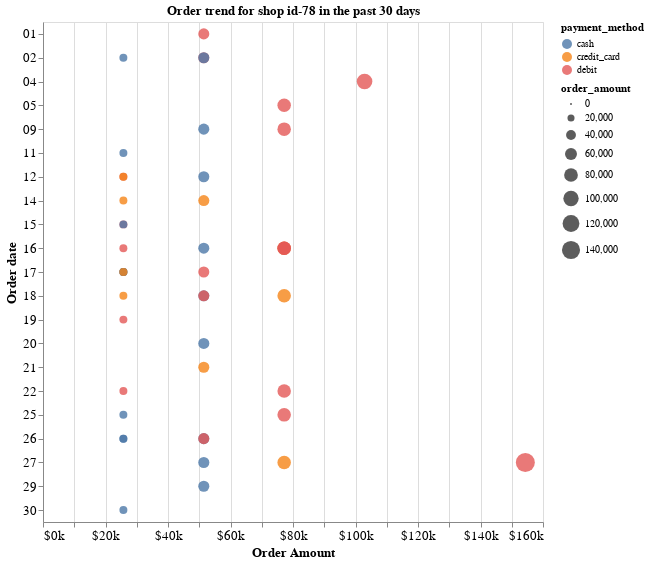

Write notebook code for a chart like this one.
### Code cell
# Plot order trends from above data over 30 days
shopify_orders_by_date_plot = (alt.Chart(shopify_dataset_outlier_price, title='Order trend for shop id-78 in the past 30 days')
                                  .encode(
                                          x=alt.X('order_amount', title='Order Amount',
                                                  axis=alt.Axis(format='$~s')),
                                          y=alt.Y('date(order_date):O',
                                                   title='Order date'),
                                          color=alt.Color('payment_method:O', scale=alt.Scale(scheme='tableau10')),
                                          size='order_amount'
                                          ).mark_circle(opacity=0.8)
                                           .properties(height=500,
                                                       width=500)
                                           .configure_axis(
                                                        labelFontSize=13,
                                                        titleFontSize=13
                                                    )
                           )

shopify_orders_by_date_plot

### Figure 1 — Vega-Lite specification as saved in the notebook (floating-point values rounded to 4 significant figures)
{"config": {"view": {"continuousWidth": 400, "continuousHeight": 300}, "axis": {"labelFontSize": 13, "titleFontSize": 13}}, "data": {"name": "data-fc93640d3c10c7f368791aacfcc4fa1e"}, "mark": {"type": "circle", "opacity": 0.8}, "encoding": {"color": {"type": "ordinal", "field": "payment_method", "scale": {"scheme": "tableau10"}}, "size": {"type": "quantitative", "field": "order_amount"}, "x": {"type": "quantitative", "axis": {"format": "$~s"}, "field": "order_amount", "title": "Order Amount"}, "y": {"type": "ordinal", "field": "order_date", "timeUnit": "date", "title": "Order date"}}, "height": 500, "title": "Order trend for shop id-78 in the past 30 days", "width": 500, "$schema": "https://vega.github.io/schema/vega-lite/v4.8.1.json", "datasets": {"data-fc93640d3c10c7f368791aacfcc4fa1e": [{"order_id": 2496, "shop_id": 78, "user_id": 707, "order_amount": 51450, "total_items": 2, "payment_method": "cash", "created_at": "2017-03-26 4:38:52", "order_date": "2017-03-26T00:00:00", "price_per_item": 25720.0}, {"order_id": 2453, "shop_id": 78, "user_id": 709, "order_amount": 51450, "total_items": 2, "payment_method": "cash", "created_at": "2017-03-27 11:04:04", "order_date": "2017-03-27T00:00:00", "price_per_item": 25720.0}, {"order_id": 2923, "shop_id": 78, "user_id": 740, "order_amount": 25725, "total_items": 1, "payment_method": "debit", "created_at": "2017-03-12 20:10:58", "order_date": "2017-03-12T00:00:00", "price_per_item": 25720.0}, {"order_id": 3152, "shop_id": 78, "user_id": 745, "order_amount": 25725, "total_items": 1, "payment_method": "credit_card", "created_at": "2017-03-18 13:13:07", "order_date": "2017-03-18T00:00:00", "price_per_item": 25720.0}, {"order_id": 4413, "shop_id": 78, "user_id": 756, "order_amount": 51450, "total_items": 2, "payment_method": "debit", "created_at": "2017-03-02 4:13:39", "order_date": "2017-03-02T00:00:00", "price_per_item": 25720.0}, {"order_id": 618, "shop_id": 78, "user_id": 760, "order_amount": 51450, "total_items": 2, "payment_method": "cash", "created_at": "2017-03-18 11:18:42", "order_date": "2017-03-18T00:00:00", "price_per_item": 25720.0}, {"order_id": 3725, "shop_id": 78, "user_id": 766, "order_amount": 77175, "total_items": 3, "payment_method": "credit_card", "created_at": "2017-03-16 14:13:26", "order_date": "2017-03-16T00:00:00", "price_per_item": 25720.0}, {"order_id": 1260, "shop_id": 78, "user_id": 775, "order_amount": 77175, "total_items": 3, "payment_method": "credit_card", "created_at": "2017-03-27 9:27:20", "order_date": "2017-03-27T00:00:00", "price_per_item": 25720.0}, {"order_id": 4193, "shop_id": 78, "user_id": 787, "order_amount": 77175, "total_items": 3, "payment_method": "credit_card", "created_at": "2017-03-18 9:25:32", "order_date": "2017-03-18T00:00:00", "price_per_item": 25720.0}, {"order_id": 1057, "shop_id": 78, "user_id": 800, "order_amount": 25725, "total_items": 1, "payment_method": "debit", "created_at": "2017-03-15 10:16:45", "order_date": "2017-03-15T00:00:00", "price_per_item": 25720.0}, {"order_id": 1530, "shop_id": 78, "user_id": 810, "order_amount": 51450, "total_items": 2, "payment_method": "cash", "created_at": "2017-03-29 7:12:01", "order_date": "2017-03-29T00:00:00", "price_per_item": 25720.0}, {"order_id": 1453, "shop_id": 78, "user_id": 812, "order_amount": 25725, "total_items": 1, "payment_method": "credit_card", "created_at": "2017-03-17 18:09:54", "order_date": "2017-03-17T00:00:00", "price_per_item": 25720.0}, {"order_id": 2822, "shop_id": 78, "user_id": 814, "order_amount": 51450, "total_items": 2, "payment_method": "cash", "created_at": "2017-03-02 17:13:25", "order_date": "2017-03-02T00:00:00", "price_per_item": 25720.0}, {"order_id": 2907, "shop_id": 78, "user_id": 817, "order_amount": 77175, "total_items": 3, "payment_method": "debit", "created_at": "2017-03-16 3:45:46", "order_date": "2017-03-16T00:00:00", "price_per_item": 25720.0}, {"order_id": 4716, "shop_id": 78, "user_id": 818, "order_amount": 77175, "total_items": 3, "payment_method": "debit", "created_at": "2017-03-05 5:10:44", "order_date": "2017-03-05T00:00:00", "price_per_item": 25720.0}, {"order_id": 4919, "shop_id": 78, "user_id": 823, "order_amount": 25725, "total_items": 1, "payment_method": "cash", "created_at": "2017-03-15 13:26:46", "order_date": "2017-03-15T00:00:00", "price_per_item": 25720.0}, {"order_id": 3706, "shop_id": 78, "user_id": 828, "order_amount": 51450, "total_items": 2, "payment_method": "credit_card", "created_at": "2017-03-14 20:43:15", "order_date": "2017-03-14T00:00:00", "price_per_item": 25720.0}, {"order_id": 2493, "shop_id": 78, "user_id": 834, "order_amount": 102900, "total_items": 4, "payment_method": "debit", "created_at": "2017-03-04 4:37:34", "order_date": "2017-03-04T00:00:00", "price_per_item": 25720.0}, {"order_id": 4041, "shop_id": 78, "user_id": 852, "order_amount": 25725, "total_items": 1, "payment_method": "cash", "created_at": "2017-03-02 14:31:12", "order_date": "2017-03-02T00:00:00", "price_per_item": 25720.0}, {"order_id": 2271, "shop_id": 78, "user_id": 855, "order_amount": 25725, "total_items": 1, "payment_method": "credit_card", "created_at": "2017-03-14 23:58:22", "order_date": "2017-03-14T00:00:00", "price_per_item": 25720.0}, {"order_id": 3102, "shop_id": 78, "user_id": 855, "order_amount": 51450, "total_items": 2, "payment_method": "credit_card", "created_at": "2017-03-21 5:10:34", "order_date": "2017-03-21T00:00:00", "price_per_item": 25720.0}, {"order_id": 2549, "shop_id": 78, "user_id": 861, "order_amount": 25725, "total_items": 1, "payment_method": "cash", "created_at": "2017-03-17 19:36:00", "order_date": "2017-03-17T00:00:00", "price_per_item": 25720.0}, {"order_id": 4506, "shop_id": 78, "user_id": 866, "order_amount": 25725, "total_items": 1, "payment_method": "debit", "created_at": "2017-03-22 22:06:01", "order_date": "2017-03-22T00:00:00", "price_per_item": 25720.0}, {"order_id": 1385, "shop_id": 78, "user_id": 867, "order_amount": 25725, "total_items": 1, "payment_method": "cash", "created_at": "2017-03-17 16:38:06", "order_date": "2017-03-17T00:00:00", "price_per_item": 25720.0}, {"order_id": 2819, "shop_id": 78, "user_id": 869, "order_amount": 51450, "total_items": 2, "payment_method": "debit", "created_at": "2017-03-17 6:25:51", "order_date": "2017-03-17T00:00:00", "price_per_item": 25720.0}, {"order_id": 692, "shop_id": 78, "user_id": 878, "order_amount": 154350, "total_items": 6, "payment_method": "debit", "created_at": "2017-03-27 22:51:43", "order_date": "2017-03-27T00:00:00", "price_per_item": 25720.0}, {"order_id": 3781, "shop_id": 78, "user_id": 889, "order_amount": 25725, "total_items": 1, "payment_method": "cash", "created_at": "2017-03-11 21:14:50", "order_date": "2017-03-11T00:00:00", "price_per_item": 25720.0}, {"order_id": 2774, "shop_id": 78, "user_id": 890, "order_amount": 25725, "total_items": 1, "payment_method": "cash", "created_at": "2017-03-26 10:36:43", "order_date": "2017-03-26T00:00:00", "price_per_item": 25720.0}, {"order_id": 3086, "shop_id": 78, "user_id": 910, "order_amount": 25725, "total_items": 1, "payment_method": "cash", "created_at": "2017-03-26 1:59:27", "order_date": "2017-03-26T00:00:00", "price_per_item": 25720.0}, {"order_id": 1420, "shop_id": 78, "user_id": 912, "order_amount": 25725, "total_items": 1, "payment_method": "cash", "created_at": "2017-03-30 12:23:43", "order_date": "2017-03-30T00:00:00", "price_per_item": 25720.0}, {"order_id": 2565, "shop_id": 78, "user_id": 915, "order_amount": 77175, "total_items": 3, "payment_method": "debit", "created_at": "2017-03-25 1:19:35", "order_date": "2017-03-25T00:00:00", "price_per_item": 25720.0}, {"order_id": 3168, "shop_id": 78, "user_id": 927, "order_amount": 51450, "total_items": 2, "payment_method": "cash", "created_at": "2017-03-12 12:23:08", "order_date": "2017-03-12T00:00:00", "price_per_item": 25720.0}, {"order_id": 3404, "shop_id": 78, "user_id": 928, "order_amount": 77175, "total_items": 3, "payment_method": "debit", "created_at": "2017-03-16 9:45:05", "order_date": "2017-03-16T00:00:00", "price_per_item": 25720.0}, {"order_id": 2513, "shop_id": 78, "user_id": 935, "order_amount": 51450, "total_items": 2, "payment_method": "debit", "created_at": "2017-03-18 18:57:13", "order_date": "2017-03-18T00:00:00", "price_per_item": 25720.0}, {"order_id": 491, "shop_id": 78, "user_id": 936, "order_amount": 51450, "total_items": 2, "payment_method": "debit", "created_at": "2017-03-26 17:08:19", "order_date": "2017-03-26T00:00:00", "price_per_item": 25720.0}, {"order_id": 1194, "shop_id": 78, "user_id": 944, "order_amount": 25725, "total_items": 1, "payment_method": "debit", "created_at": "2017-03-16 16:38:26", "order_date": "2017-03-16T00:00:00", "price_per_item": 25720.0}, {"order_id": 4080, "shop_id": 78, "user_id": 946, "order_amount": 51450, "total_items": 2, "payment_method": "cash", "created_at": "2017-03-20 21:14:00", "order_date": "2017-03-20T00:00:00", "price_per_item": 25720.0}, {"order_id": 4312, "shop_id": 78, "user_id": 960, "order_amount": 51450, "total_items": 2, "payment_method": "debit", "created_at": "2017-03-01 3:02:10", "order_date": "2017-03-01T00:00:00", "price_per_item": 25720.0}, {"order_id": 2691, "shop_id": 78, "user_id": 962, "order_amount": 77175, "total_items": 3, "payment_method": "debit", "created_at": "2017-03-22 7:33:25", "order_date": "2017-03-22T00:00:00", "price_per_item": 25720.0}, {"order_id": 512, "shop_id": 78, "user_id": 967, "order_amount": 51450, "total_items": 2, "payment_method": "cash", "created_at": "2017-03-09 7:23:14", "order_date": "2017-03-09T00:00:00", "price_per_item": 25720.0}, {"order_id": 4421, "shop_id": 78, "user_id": 969, "order_amount": 77175, "total_items": 3, "payment_method": "debit", "created_at": "2017-03-09 15:21:35", "order_date": "2017-03-09T00:00:00", "price_per_item": 25720.0}, {"order_id": 1205, "shop_id": 78, "user_id": 970, "order_amount": 25725, "total_items": 1, "payment_method": "credit_card", "created_at": "2017-03-17 22:32:21", "order_date": "2017-03-17T00:00:00", "price_per_item": 25720.0}, {"order_id": 3441, "shop_id": 78, "user_id": 982, "order_amount": 25725, "total_items": 1, "payment_method": "debit", "created_at": "2017-03-19 19:02:54", "order_date": "2017-03-19T00:00:00", "price_per_item": 25720.0}, {"order_id": 494, "shop_id": 78, "user_id": 983, "order_amount": 51450, "total_items": 2, "payment_method": "cash", "created_at": "2017-03-16 21:39:35", "order_date": "2017-03-16T00:00:00", "price_per_item": 25720.0}, {"order_id": 161, "shop_id": 78, "user_id": 990, "order_amount": 25725, "total_items": 1, "payment_method": "credit_card", "created_at": "2017-03-12 5:56:57", "order_date": "2017-03-12T00:00:00", "price_per_item": 25720.0}, {"order_id": 4585, "shop_id": 78, "user_id": 997, "order_amount": 25725, "total_items": 1, "payment_method": "cash", "created_at": "2017-03-25 21:48:44", "order_date": "2017-03-25T00:00:00", "price_per_item": 25720.0}]}}
